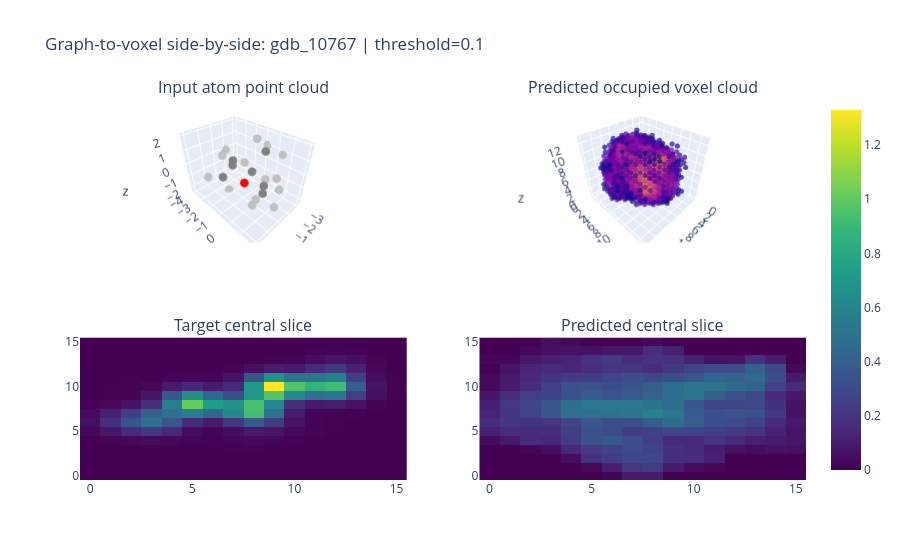

Here is the notebook cell this chart was saved with:
### Code cell
def plot_graph_voxel_side_by_side(sample: dict, threshold: float = 0.1) -> go.Figure:
    def _voxel_to_points_local(voxel: np.ndarray, threshold: float = 0.1) -> tuple[np.ndarray, np.ndarray]:
        coords = np.argwhere(voxel >= threshold)
        values = voxel[voxel >= threshold]
        return coords, values

    coords = sample['coords']
    atomic_nums = sample['atomic_nums']
    atom_colors = {1: 'silver', 6: 'gray', 7: 'blue', 8: 'red', 9: 'green', 15: 'orange', 16: 'yellow', 17: 'lime', 35: 'brown', 53: 'purple'}
    colors = [atom_colors.get(int(z), 'pink') for z in atomic_nums]
    target_coords, target_vals = _voxel_to_points_local(sample['target_voxel'], threshold=threshold)
    pred_coords, pred_vals = _voxel_to_points_local(sample['pred_voxel'], threshold=threshold)

    fig = make_subplots(
        rows=2,
        cols=2,
        specs=[[{'type': 'scene'}, {'type': 'scene'}], [{'type': 'xy'}, {'type': 'xy'}]],
        subplot_titles=('Input atom point cloud', 'Predicted occupied voxel cloud', 'Target central slice', 'Predicted central slice'),
    )
    fig.add_trace(go.Scatter3d(x=coords[:, 0], y=coords[:, 1], z=coords[:, 2], mode='markers', marker=dict(size=5, color=colors), name='atoms'), row=1, col=1)
    fig.add_trace(go.Scatter3d(x=pred_coords[:, 0], y=pred_coords[:, 1], z=pred_coords[:, 2], mode='markers', marker=dict(size=3, color=pred_vals, colorscale='Plasma', opacity=0.7), name='pred_voxel'), row=1, col=2)
    mid_t = sample['target_voxel'].shape[0] // 2
    mid_p = sample['pred_voxel'].shape[0] // 2
    fig.add_trace(go.Heatmap(z=sample['target_voxel'][:, :, mid_t], coloraxis='coloraxis'), row=2, col=1)
    fig.add_trace(go.Heatmap(z=sample['pred_voxel'][:, :, mid_p], coloraxis='coloraxis'), row=2, col=2)
    fig.update_layout(title=f"Graph-to-voxel side-by-side: {sample['sample_name']} | threshold={threshold}", coloraxis=dict(colorscale='Viridis'), showlegend=False)
    return fig


safe_show('plot_graph_voxel_side_by_side', lambda: plot_graph_voxel_side_by_side(graph_sample_bundle, threshold=0.1))

### Figure 1 — Plotly figure (JSON) as saved in the notebook; plotly's stock layout.template omitted (floating-point values rounded to 4 significant figures; data arrays with more than 128 entries replaced by an {"elided": "..."} marker saying what was removed)
{"data": [{"marker": {"color": ["gray", "red", "gray", "gray", "gray", "gray", "gray", "gray", "silver", "silver", "silver", "silver", "silver", "silver", "silver", "silver", "silver", "silver", "silver", "silver", "silver", "silver"], "size": 5}, "mode": "markers", "name": "atoms", "scene": "scene", "type": "scatter3d", "x": [0.0738, -0.0025, -1.302, -2.196, -1.971, -0.9792, -1.938, -0.6627, 1.135, -0.3053, -0.4565, -2.46, -3.127, -1.686, -1.284, -2.872, -2.279, -0.3925, -2.019, -2.871, -0.7499, 0.1382], "y": [1.449, 0.0495, -0.5455, -0.2708, -0.0295, -2.037, -3.085, -2.8, 1.688, 1.99, 1.819, 0.7872, -0.8393, -0.5773, -0.0939, -0.6034, 1.014, -2.322, -4.011, -2.765, -2.292, -3.53], "z": [0.2108, 0.0685, -0.0988, 1.124, -1.381, -0.1397, -0.6408, -1.397, 0.3243, -0.6675, 1.1, 1.211, 1.042, 2.042, -2.228, -1.616, -1.271, 0.7293, -0.082, -1.093, -2.351, -1.36]}, {"marker": {"color": {"elided": "1278 float values"}, "colorscale": [[0, "#0d0887"], [0.1111, "#46039f"], [0.2222, "#7201a8"], [0.3333, "#9c179e"], [0.4444, "#bd3786"], [0.5556, "#d8576b"], [0.6667, "#ed7953"], [0.7778, "#fb9f3a"], [0.8889, "#fdca26"], [1, "#f0f921"]], "opacity": 0.7, "size": 3}, "mode": "markers", "name": "pred_voxel", "scene": "scene2", "type": "scatter3d", "x": {"elided": "1278 int values"}, "y": {"elided": "1278 int values"}, "z": {"elided": "1278 int values"}}, {"coloraxis": "coloraxis", "type": "heatmap", "xaxis": "x", "yaxis": "y", "z": {"elided": "16x16 float values"}}, {"coloraxis": "coloraxis", "type": "heatmap", "xaxis": "x2", "yaxis": "y2", "z": {"elided": "16x16 float values"}}], "layout": {"annotations": [{"font": {"size": 16}, "showarrow": false, "text": "Input atom point cloud", "x": 0.225, "xanchor": "center", "xref": "paper", "y": 1, "yanchor": "bottom", "yref": "paper"}, {"font": {"size": 16}, "showarrow": false, "text": "Predicted occupied voxel cloud", "x": 0.775, "xanchor": "center", "xref": "paper", "y": 1, "yanchor": "bottom", "yref": "paper"}, {"font": {"size": 16}, "showarrow": false, "text": "Target central slice", "x": 0.225, "xanchor": "center", "xref": "paper", "y": 0.375, "yanchor": "bottom", "yref": "paper"}, {"font": {"size": 16}, "showarrow": false, "text": "Predicted central slice", "x": 0.775, "xanchor": "center", "xref": "paper", "y": 0.375, "yanchor": "bottom", "yref": "paper"}], "coloraxis": {"colorscale": [[0, "#440154"], [0.1111, "#482878"], [0.2222, "#3e4989"], [0.3333, "#31688e"], [0.4444, "#26828e"], [0.5556, "#1f9e89"], [0.6667, "#35b779"], [0.7778, "#6ece58"], [0.8889, "#b5de2b"], [1, "#fde725"]]}, "scene": {"domain": {"x": [0, 0.45], "y": [0.625, 1]}}, "scene2": {"domain": {"x": [0.55, 1], "y": [0.625, 1]}}, "showlegend": false, "title": {"text": "Graph-to-voxel side-by-side: gdb_10767 | threshold=0.1"}, "xaxis": {"anchor": "y", "domain": [0, 0.45]}, "xaxis2": {"anchor": "y2", "domain": [0.55, 1]}, "yaxis": {"anchor": "x", "domain": [0, 0.375]}, "yaxis2": {"anchor": "x2", "domain": [0, 0.375]}}}
